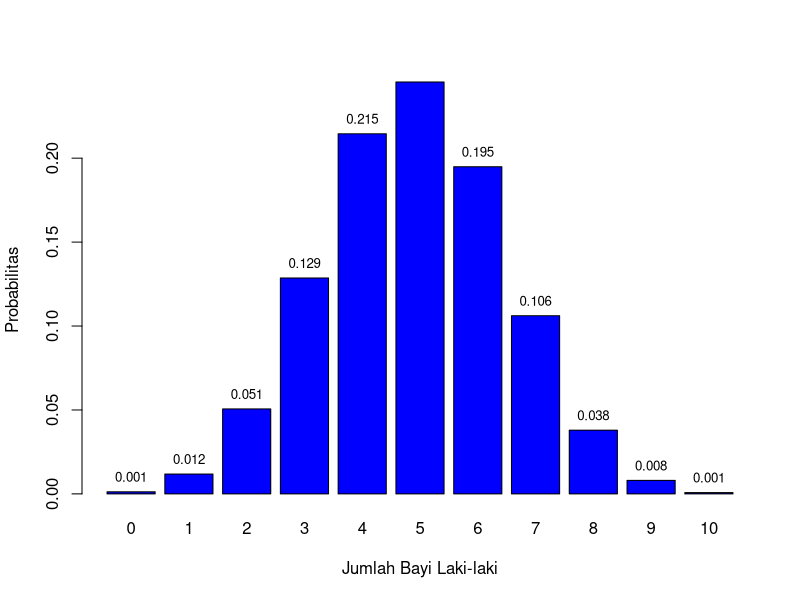
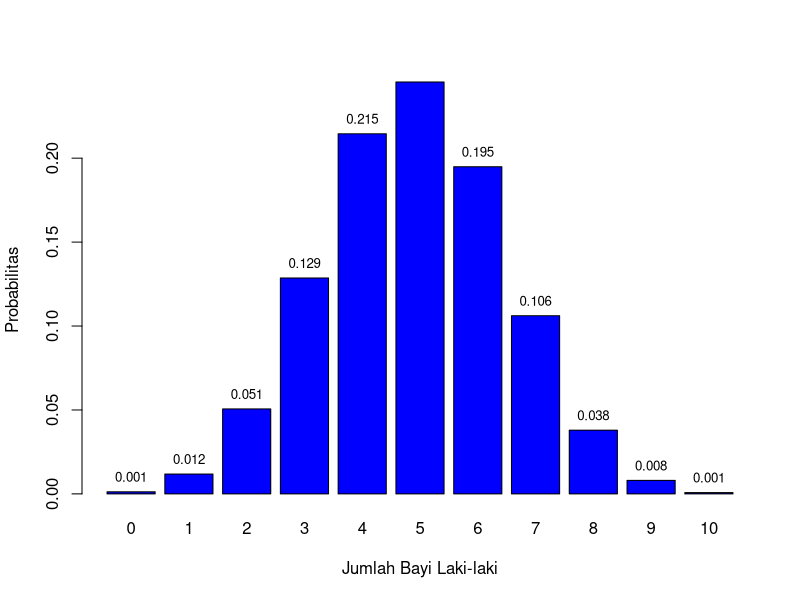
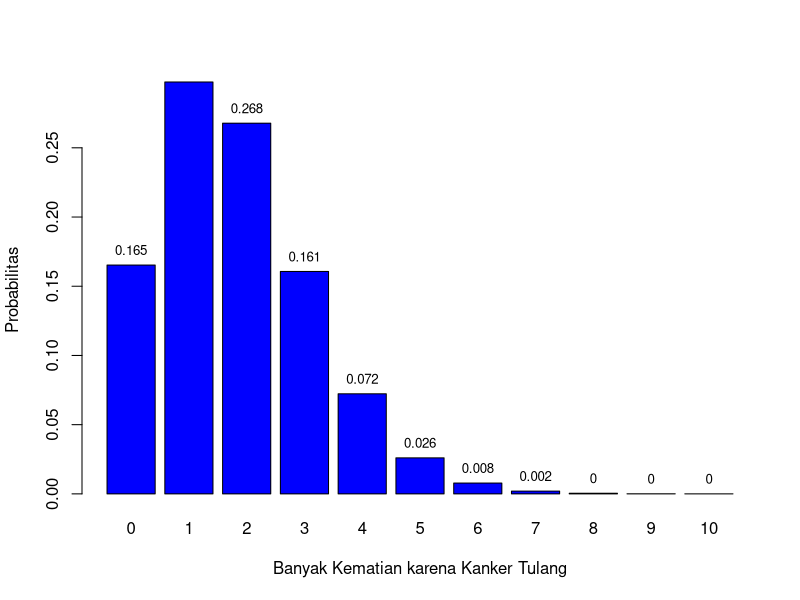
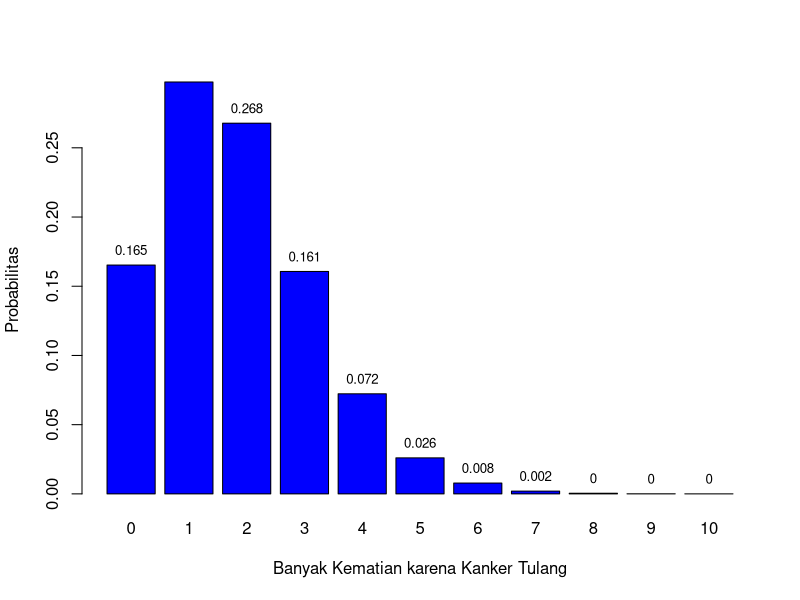
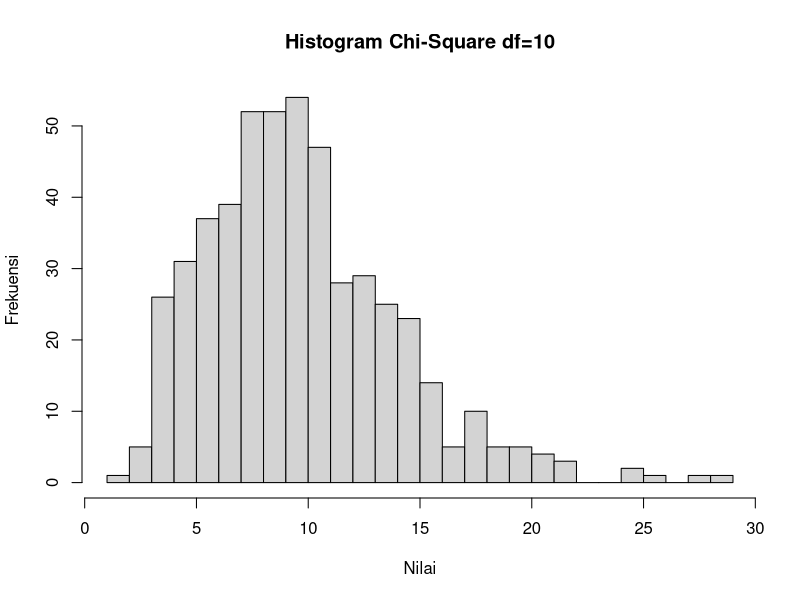
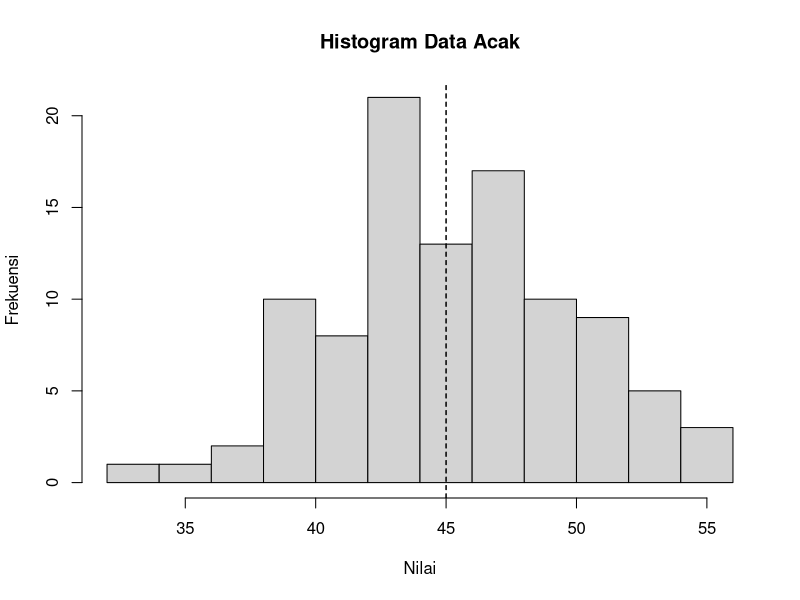
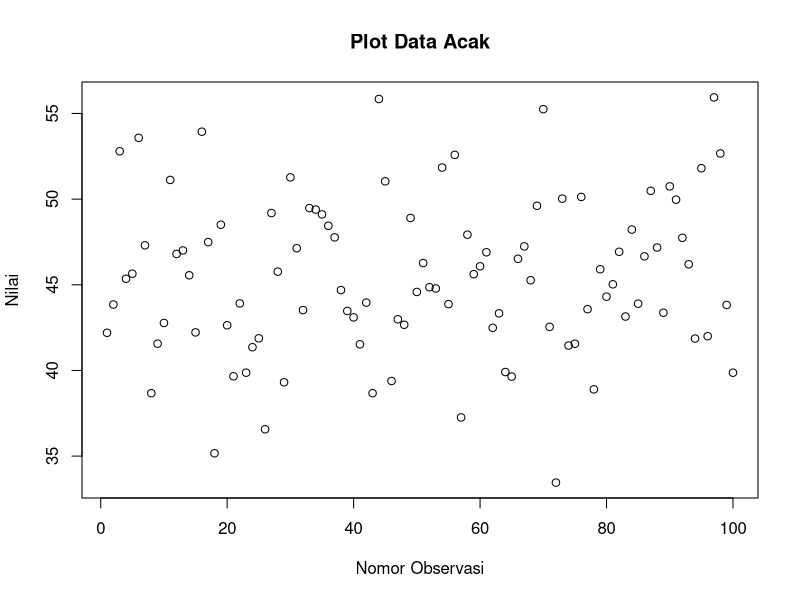
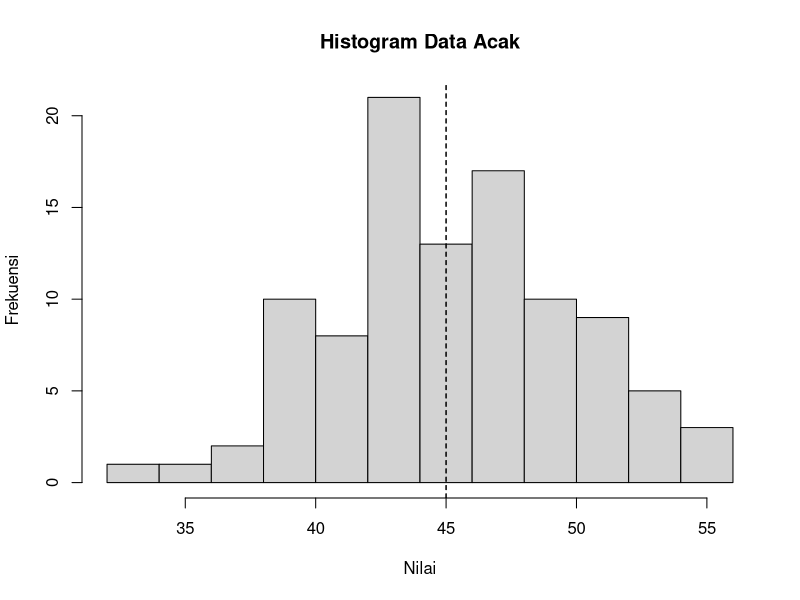

These figures' R source, in order:
# NO 1

n <- 10 # Jumlah kelahiran
p <- 0.488 # Probabilitas bayi laki-laki

# Menghitung pendistribusian banyak laki-laki dengan fungsi dbinom(), lalu dimasukkan ke variabel probs
# Parameter pertama yaitu 0 sampai n karena kita menghitung probabilitas dari 0 hingga 10 bayi laki-laki
probs <- dbinom(0:n, n, p)

# Menampilkan grafik histogram dengan fungsi barplot()
bp <- barplot(probs, names.arg = 0:n, xlab = "Jumlah Bayi Laki-laki", ylab = "Probabilitas", col = "blue")

# Menambahkan teks berupa nilai pada masing-masing bar
text(bp, probs, labels = round(probs, 3), pos = 3, cex = 0.8, col = "black")

####

n <- 10 # Jumlah kelahiran
p <- 0.488 # Probabilitas bayi laki-laki

# Menghitung  probabilitas bahwa tepat tiga bayi diantaranya berjenis kelamin laki-laki dengan fungsi dbinom()
# Parameter pertama yaitu 3, karena ingin mencari probabilitas bahwa tepat 3 bayi diantara 10 kelahiran adalah laki-laki. 
dbinom(3, n, p)

####

n <- 10 # Jumlah kelahiran
p <- 0.488 # Probabilitas bayi laki-laki

# Menghitung probabilitas bahwa kurang dari tiga bayi diantaranya berjenis kelamin laki-laki dengan fungsi pbinom()
# Parameter pertama yaitu 2 karena merupakan jumlah keberhasilan (kelahiran bayi laki-laki) maksimal yang memenuhi syarat (kurang dari 3 bayi)
pbinom(2, n, p)

####

n <- 10 # Jumlah kelahiran
p <- 0.488 # Probabilitas bayi laki-laki

# Menghitung probabilitas bahwa tiga atau lebih bayi diantaranya berjenis kelamin laki-laki dengan fungsi pbinom()
# Kita dapat menghitung probabilitas ini dengan mengurangi probabilitas bahwa kurang dari tiga bayi diantaranya berjenis kelamin laki-laki dari 1.
1 - pbinom(2, n, p)

####

n <- 10 # Jumlah kelahiran
p <- 0.488 # Probabilitas bayi laki-laki

# Menghitung nilai harapan
E <- n * p
E

# Menghitung simpangan baku
sd <- sqrt(n * p * (1 - p))
sd

####

n <- 10 # Jumlah kelahiran
p <- 0.488 # Probabilitas bayi laki-laki

# Menghitung pendistribusian banyak laki-laki dengan fungsi dbinom(), lalu dimasukkan ke variabel probs
# Parameter pertama yaitu 0 sampai n karena kita menghitung probabilitas dari 0 hingga 10 bayi laki-laki
probs <- dbinom(0:n, n, p)

# Menampilkan grafik histogram dengan fungsi barplot()
bp <- barplot(probs, names.arg = 0:n, xlab = "Jumlah Bayi Laki-laki", ylab = "Probabilitas", col = "blue")

# Menambahkan teks berupa nilai pada masing-masing bar
text(bp, probs, labels = round(probs, 3), pos = 3, cex = 0.8, col = "black")

####

# NO 2

lambda <- 1.8

# menghitung pendistribusian banyak kematian karena kanker tulang dengan menggunakan fungsi dpois().
probs <- dpois(0:10, lambda)

# Menampilkan grafik histogram dengan fungsi barplot()
bp <- barplot(probs, names.arg = 0:n, xlab = "Banyak Kematian karena Kanker Tulang", ylab = "Probabilitas", col = "blue")

# Menambahkan teks berupa nilai pada masing-masing bar
text(bp, probs, labels = round(probs, 3), pos = 3, cex = 0.8, col = "black")

####

# Parameter distribusi Poisson
lambda <- 1.8

# Nilai yang dicari
x <- 4

# Alpha level
alpha <- 0.05

# Hitung batas atas probabilitas
upper <- qpois(1 - alpha/2, lambda)

# Hitung batas bawah probabilitas
lower <- qpois(alpha/2, lambda)

# Hitung probabilitas distribusi Poisson pada nilai x
prob <- dpois(x, lambda)

# Tampilkan hasil probabilitas, batas atas, dan batas bawah
cat("Probabilitas: ", prob, "\n")
cat("Batas atas: ", upper, "\n")
cat("Batas bawah: ", lower, "\n")

# Mengecek apakah peristiwa tersebut tidak biasa atau jarang
if(x > upper | x < lower) {
  cat("Peristiwa tersebut tidak biasa atau jarang.")
} else {
  cat("Peristiwa tersebut biasa atau umum terjadi.")
}

####

# Parameter distribusi Poisson
lambda <- 1.8

# Nilai yang dicari
x <- 4

# Menghitung peluang paling banyak kematian akibat kanker tulang dengan fungsi ppois()
ppois(x, lambda)

####

# Parameter distribusi Poisson
lambda <- 1.8

# Nilai yang dicari
x <- 4

# Menghitung peluang lebih dari 4 kematian akibat kanker tulang dengan fungsi ppois() dan menguranginya dari 1
1 - ppois(x, lambda)

####

lambda <- 1.8

mean <- lambda
SD <- sqrt(lambda)

cat("Nilai Harapan : ", mean)
cat("Standar Deviasi : ", SD)

####

# Parameter distribusi Poisson
lambda <- 1.8

# menghitung pendistribusian banyak kematian karena kanker tulang dengan menggunakan fungsi dpois().
probs <- dpois(0:10, lambda)

# Menampilkan grafik histogram dengan fungsi barplot()
bp <- barplot(probs, names.arg = 0:n, xlab = "Banyak Kematian karena Kanker Tulang", ylab = "Probabilitas", col = "blue")

# Menambahkan teks berupa nilai pada masing-masing bar
text(bp, probs, labels = round(probs, 3), pos = 3, cex = 0.8, col = "black")

####

# Parameter distribusi Poisson
lambda <- 1.8

# Jumlah simulasi
n_sim <- 100000

# Fungsi  yang digunakan untuk mengatur "seed" pada generator angka acak agar menghasilkan urutan bilangan acak yang sama pada saat simulasi
set.seed(123)

# Mensimulasikan banyaknya kematian akibat kanker tulang untuk seluruh pekerja di pabrik ban dengan fungsi rpois()
sim_data <- rpois(n_sim, lambda)

# Hasil simulasi dengan 4 kematian
prob_4 <- sum(sim_data == 4) / n_sim
prob_4

# Hasil simulasi dengan lebih dari 4 kematian 
prob_more4 <- sum(sim_data > 4) / n_sim
prob_more4

# Hasil simulasi dengan paling banyak 4 kematian
prob_max4 <- sum(sim_data <= 4) / n_sim
prob_max4

####

# NO 3

# Parameter distribusi Chi-Square
x <- 3
v <- 10

dchisq(x, v)

####

# Parameter distribusi Chi-Square
v <- 10

# Digunakan untuk menghasilkan angka acak yang dapat direproduksi sehingga hasilnya selalu sama
set.seed(123) 

# Fungsi untuk menghasilkan 500 bilangan acak dari distribusi Chi-Square 
x <- rchisq(500, 10) 

# Menampilkan histogram dengan fungsi hist().
hist(x, breaks = 20, main = "Histogram Chi-Square df=10", xlab = "Nilai", ylab = "Frekuensi")

####

v <- 10

mean <- v
var <- 2 * v

cat("Nilai rataan dari distribusi Chi-Square yaitu :", mean)

cat("Nilai varian dari distribusi Chi-Square yaitu :", var)

####

# NO 4

# Menentukan rata-rata dan standar deviasi
mean <- 45
sd <- 5

# Menentukan nilai X1 dan X2
X1 <- floor(mean)
X2 <- ceiling(mean)

# Menghitung probabilitas menggunakan fungsi pnorm
prob <- pnorm(X2, mean, sd) - pnorm(X1, mean, sd)

# Menghitung z-score
zscore1 <- (X1 - mean) / sd
zscore2 <- (X2 - mean) / sd

# Menampilkan hasil probabilitas dan z-score
cat("Probabilitas P(", X1, " ≤ X ≤ ", X2, ") =", prob, "\n")
cat("Z-score X1 =", zscore1, "\n")
cat("Z-score X2 =", zscore2, "\n")

# Menghasilkan data acak
set.seed(123)
data <- rnorm(100, mean, sd)

# Menampilkan histogram data acak
hist(data, breaks = 10, main = "Histogram Data Acak", xlab = "Nilai", ylab = "Frekuensi")

# Menampilkan garis vertikal untuk X1 dan X2
abline(v = X1, lty = 2)
abline(v = X2, lty = 2)

# Menampilkan plot data acak
plot(data, main = "Plot Data Acak", xlab = "Nomor Observasi", ylab = "Nilai")

####

# Menentukan rata-rata dan standar deviasi
mean <- 45
sd <- 5

# Menentukan nilai X1 dan X2
X1 <- floor(mean)
X2 <- ceiling(mean)

# Menghitung probabilitas menggunakan fungsi pnorm
prob <- pnorm(X2, mean, sd) - pnorm(X1, mean, sd)

# Menghitung z-score
zscore1 <- (X1 - mean) / sd
zscore2 <- (X2 - mean) / sd

# Menampilkan hasil probabilitas dan z-score
cat("Probabilitas P(", X1, " ≤ X ≤ ", X2, ") =", prob, "\n")
cat("Z-score X1 =", zscore1, "\n")
cat("Z-score X2 =", zscore2, "\n")

# Menghasilkan data acak
set.seed(123)
data <- rnorm(100, mean, sd)

# Menampilkan histogram data acak
hist(data, breaks = 10, main = "Histogram Data Acak", xlab = "Nilai", ylab = "Frekuensi")

# Menampilkan garis vertikal untuk X1 dan X2
abline(v = X1, lty = 2)
abline(v = X2, lty = 2)

# Menampilkan plot data acak
plot(data, main = "Plot Data Acak", xlab = "Nomor Observasi", ylab = "Nilai")

####

set.seed(123) 

n <- 100  # jumlah data

mean <- 45  # rata-rata

sd <- 5  # standar deviasi

# generate data acak dari distribusi Normal dengan fungsi rnorm()
x <- rnorm(n, mean, sd)  

# menggambar histogram dengan breaks 50 dengan fungsi hist()
hist(x, breaks = 50)  

####

set.seed(123)

# Menghasilkan data dengan distribusi normal
data <- rnorm(100, mean = 45, sd = 5)

# Menghitung variansi dari data
var(data)

####

# NO 5

# Parameter probabilitas distribusi T-Student
x <- -2.34
df <- 6

# Menghitung probabilitas terjadinya suatu peristiwa acak X kurang dari -2,34 dengan 6 derajat kebebasan dengan fungsi pt()
pt(x, df)

####

# Parameter probabilitas distribusi T-Student
x <- 1.34
df <- 6

# Menghitung probabilitas terjadinya suatu peristiwa acak X lebih dari 1,34 dengan 6 derajat kebebasan dengan fungsi pt() lalu menguranginya dari 1
1 - pt(x, df)

####

# Probabilitas terjadinya suatu peristiwa acak X kurang dari -1,23
p_c1 <- pt(-1.23, df=3)

# Probabilitas terjadinya suatu peristiwa acak X lebih besar dari 1,23
p_c2 <- 1 - pt(1.23, df=3)

# Jumlahkan keduanya
p_c1 + p_c2

####

# Probabilitas terjadinya suatu peristiwa acak X kurang dari 0.94
p_d1 <- pt(0.94, df=14)

# Probabilitas terjadinya suatu peristiwa acak X lebih dari dari -0.94
p_d2 <- pt(-0.94, df=14)

# Hitung selisihnya
p_d1 - p_d2

####

# Menghitung nilai t-score dengan fungsi qt()
qt(0.0333, df=5)

####

# Menghitung nilai t-score dengan fungsi qt() 
qt(0.125, df=25, lower.tail=FALSE)

####

# Mencari t-score di sebelah kanan titik
ts_right <- qt(0.25 + (0.75 / 2), 11, lower.tail = FALSE)

# Mencari t-score di sebelah kiri titik
ts_left <- qt(0.25 + (0.75 / 2), 11, lower.tail = TRUE)

# Menghitung t-score yang dicari
ts_right - abs(ts_left)

####

# Menghitung nilai t-score
ts_right <- qt(0.0333 / 2,  23, lower.tail = FALSE)
ts_left <- qt(0.0333 / 2,  23, lower.tail = TRUE)
abs(ts_left) + ts_right

